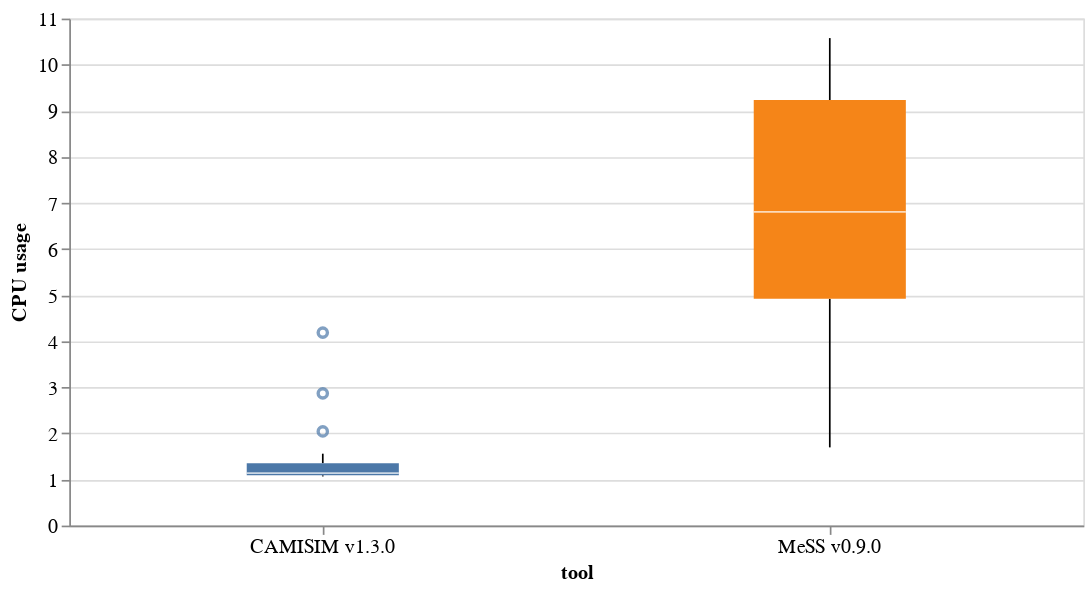

Notebook code for this chart:
### Code cell
bp = alt.Chart(df[["tool","cpu"]]).mark_boxplot(size=90).encode(
    alt.X("tool:N",axis=alt.Axis(labelAngle=0)),
    alt.Y("cpu:Q").title("CPU usage"),
    alt.Color("tool:N").legend(None),
).properties(
    width=600,
    height=300
).configure_axis(
    labelFontSize=12,
    titleFontSize=12
)
bp

### Figure 1 — Vega-Lite specification as saved in the notebook (floating-point values rounded to 4 significant figures)
{"config": {"view": {"continuousWidth": 300, "continuousHeight": 300}, "axis": {"labelFontSize": 12, "titleFontSize": 12}}, "data": {"name": "data-bf7ffe7e54dd60c1f0af293e53799d97"}, "mark": {"type": "boxplot", "size": 90}, "encoding": {"color": {"field": "tool", "legend": null, "type": "nominal"}, "x": {"axis": {"labelAngle": 0}, "field": "tool", "type": "nominal"}, "y": {"field": "cpu", "title": "CPU usage", "type": "quantitative"}}, "height": 300, "width": 600, "$schema": "https://vega.github.io/schema/vega-lite/v5.20.1.json", "datasets": {"data-bf7ffe7e54dd60c1f0af293e53799d97": [{"tool": "MeSS v0.9.0", "cpu": 1.697}, {"tool": "MeSS v0.9.0", "cpu": 3.943}, {"tool": "MeSS v0.9.0", "cpu": 3.55}, {"tool": "MeSS v0.9.0", "cpu": 5.715}, {"tool": "MeSS v0.9.0", "cpu": 8.367}, {"tool": "MeSS v0.9.0", "cpu": 5.247}, {"tool": "MeSS v0.9.0", "cpu": 3.013}, {"tool": "MeSS v0.9.0", "cpu": 5.844}, {"tool": "MeSS v0.9.0", "cpu": 6.878}, {"tool": "MeSS v0.9.0", "cpu": 6.732}, {"tool": "MeSS v0.9.0", "cpu": 7.927}, {"tool": "MeSS v0.9.0", "cpu": 9.18}, {"tool": "CAMISIM v1.3.0", "cpu": 1.11}, {"tool": "MeSS v0.9.0", "cpu": 9.852}, {"tool": "CAMISIM v1.3.0", "cpu": 1.08}, {"tool": "MeSS v0.9.0", "cpu": 10.58}, {"tool": "CAMISIM v1.3.0", "cpu": 1.101}, {"tool": "CAMISIM v1.3.0", "cpu": 1.215}, {"tool": "MeSS v0.9.0", "cpu": 10.26}, {"tool": "CAMISIM v1.3.0", "cpu": 1.086}, {"tool": "CAMISIM v1.3.0", "cpu": 1.136}, {"tool": "CAMISIM v1.3.0", "cpu": 1.143}, {"tool": "MeSS v0.9.0", "cpu": 9.386}, {"tool": "CAMISIM v1.3.0", "cpu": 1.225}, {"tool": "CAMISIM v1.3.0", "cpu": 1.067}, {"tool": "CAMISIM v1.3.0", "cpu": 1.085}, {"tool": "CAMISIM v1.3.0", "cpu": 1.091}, {"tool": "CAMISIM v1.3.0", "cpu": 1.284}, {"tool": "CAMISIM v1.3.0", "cpu": 1.56}, {"tool": "CAMISIM v1.3.0", "cpu": 2.044}, {"tool": "CAMISIM v1.3.0", "cpu": 2.869}, {"tool": "CAMISIM v1.3.0", "cpu": 4.187}]}}
